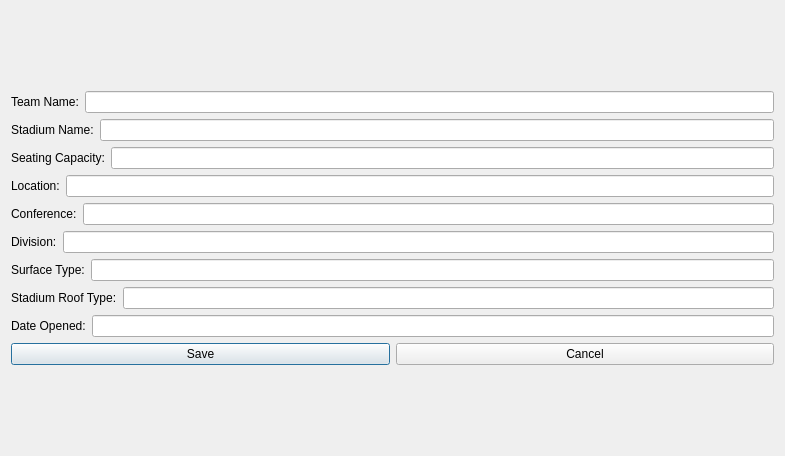
<?xml version="1.0" encoding="UTF-8"?>
<ui version="4.0">
 <class>addteam</class>
 <widget class="QDialog" name="addteam">
  <property name="geometry">
   <rect>
    <x>0</x>
    <y>0</y>
    <width>785</width>
    <height>456</height>
   </rect>
  </property>
  <property name="windowTitle">
   <string>Dialog</string>
  </property>
  <layout class="QGridLayout" name="gridLayout">
   <item row="0" column="0">
    <layout class="QVBoxLayout" name="verticalLayout">
     <item>
      <layout class="QHBoxLayout" name="horizontalLayout">
       <item>
        <widget class="QLabel" name="label">
         <property name="text">
          <string>Team Name:</string>
         </property>
        </widget>
       </item>
       <item>
        <widget class="QLineEdit" name="lineEdit_TeamName"/>
       </item>
      </layout>
     </item>
     <item>
      <layout class="QHBoxLayout" name="horizontalLayout_2">
       <item>
        <widget class="QLabel" name="label_2">
         <property name="text">
          <string>Stadium Name:</string>
         </property>
        </widget>
       </item>
       <item>
        <widget class="QLineEdit" name="lineEdit_StadiumName"/>
       </item>
      </layout>
     </item>
     <item>
      <layout class="QHBoxLayout" name="horizontalLayout_3">
       <item>
        <widget class="QLabel" name="label_3">
         <property name="text">
          <string>Seating Capacity:</string>
         </property>
        </widget>
       </item>
       <item>
        <widget class="QLineEdit" name="lineEdit_SeatingCap"/>
       </item>
      </layout>
     </item>
     <item>
      <layout class="QHBoxLayout" name="horizontalLayout_4">
       <item>
        <widget class="QLabel" name="label_4">
         <property name="text">
          <string>Location:</string>
         </property>
        </widget>
       </item>
       <item>
        <widget class="QLineEdit" name="lineEdit_Location"/>
       </item>
      </layout>
     </item>
     <item>
      <layout class="QHBoxLayout" name="horizontalLayout_5">
       <item>
        <widget class="QLabel" name="label_5">
         <property name="text">
          <string>Conference:</string>
         </property>
        </widget>
       </item>
       <item>
        <widget class="QLineEdit" name="lineEdit_Conference"/>
       </item>
      </layout>
     </item>
     <item>
      <layout class="QHBoxLayout" name="horizontalLayout_6">
       <item>
        <widget class="QLabel" name="label_6">
         <property name="text">
          <string>Division:</string>
         </property>
        </widget>
       </item>
       <item>
        <widget class="QLineEdit" name="lineEdit_Division"/>
       </item>
      </layout>
     </item>
     <item>
      <layout class="QHBoxLayout" name="horizontalLayout_7">
       <item>
        <widget class="QLabel" name="label_7">
         <property name="text">
          <string>Surface Type:</string>
         </property>
        </widget>
       </item>
       <item>
        <widget class="QLineEdit" name="lineEdit_SurfaceType"/>
       </item>
      </layout>
     </item>
     <item>
      <layout class="QHBoxLayout" name="horizontalLayout_8">
       <item>
        <widget class="QLabel" name="label_8">
         <property name="text">
          <string>Stadium Roof Type:</string>
         </property>
        </widget>
       </item>
       <item>
        <widget class="QLineEdit" name="lineEdit_RoofType"/>
       </item>
      </layout>
     </item>
     <item>
      <layout class="QHBoxLayout" name="horizontalLayout_9">
       <item>
        <widget class="QLabel" name="label_9">
         <property name="text">
          <string>Date Opened:</string>
         </property>
        </widget>
       </item>
       <item>
        <widget class="QLineEdit" name="lineEdit_DateOpened"/>
       </item>
      </layout>
     </item>
     <item>
      <layout class="QHBoxLayout" name="horizontalLayout_10">
       <item>
        <widget class="QPushButton" name="pushButton">
         <property name="text">
          <string>Save</string>
         </property>
        </widget>
       </item>
       <item>
        <widget class="QPushButton" name="pushButton_2">
         <property name="text">
          <string>Cancel</string>
         </property>
        </widget>
       </item>
      </layout>
     </item>
    </layout>
   </item>
  </layout>
 </widget>
 <resources/>
 <connections>
  <connection>
   <sender>pushButton_2</sender>
   <signal>clicked()</signal>
   <receiver>addteam</receiver>
   <slot>close()</slot>
   <hints>
    <hint type="sourcelabel">
     <x>584</x>
     <y>429</y>
    </hint>
    <hint type="destinationlabel">
     <x>601</x>
     <y>439</y>
    </hint>
   </hints>
  </connection>
 </connections>
</ui>
